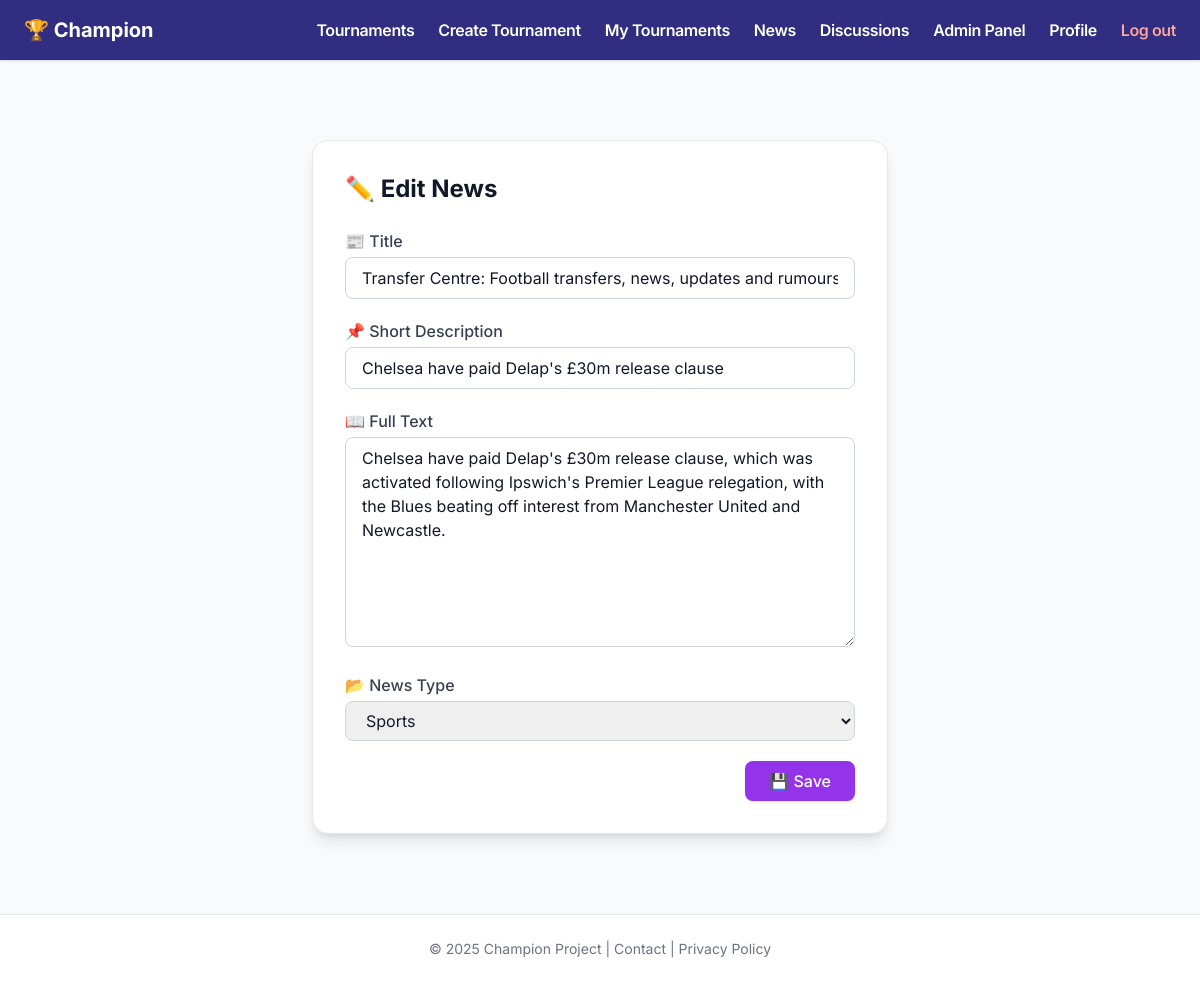
/news/1/edit (signed in), run on the app's committed database.
### app/models.py (models this page shows)
class News(db.Model):
    id = db.Column(db.Integer, primary_key=True)
    title = db.Column(db.String(200), nullable=False)
    short_description = db.Column(db.String(300), nullable=False)
    content = db.Column(db.Text, nullable=False)
    news_type = db.Column(db.String(50))
    created_at = db.Column(db.DateTime, default=datetime.utcnow)

### app/routes.py (the view, shortened to what this page needs)
@app.route('/news/<int:news_id>/edit', methods=['GET', 'POST'])
@login_required
def edit_news(news_id):
    if current_user.role not in ['admin', 'king']:
        return "Доступ запрещён", 403
    news = News.query.get_or_404(news_id)
    return render_template('edit_news.html', news=news)

### app/__init__.py (called while the page is built)
@app.context_processor
def inject_translations():
    return dict(_=_)

@login_manager.user_loader
def load_user(user_id):
    return User.query.get(int(user_id))

### app/templates/edit_news.html (shortened to what this page needs)
{% extends "base.html" %}
{% block content %}
<div class="max-w-xl mx-auto mt-10 bg-white p-8 rounded-2xl shadow-lg border border-gray-200 animate-fade-in">
  <h1 class="text-2xl font-bold mb-6 text-gray-900 flex items-center gap-2">
    ✏️ {{ _('Edit News') }}
  </h1>
  <form method="POST" class="flex flex-col gap-5">
    <div>
      <label for="title" class="block font-medium text-gray-700 mb-1">📰 {{ _('Title') }}</label>
      <input type="text" name="title" id="title" value="{{ news.title }}" required
             class="w-full px-4 py-2 border border-gray-300 rounded-lg text-base focus:ring-2 focus:ring-indigo-500 outline-none">
    </div>
    <div>
      <label for="short_description" class="block font-medium text-gray-700 mb-1">📌 {{ _('Short Description') }}</label>
      <input type="text" name="short_description" id="short_description" value="{{ news.short_description }}" required
             class="w-full px-4 py-2 border border-gray-300 rounded-lg text-base focus:ring-2 focus:ring-indigo-500 outline-none">
    </div>
    <div>
      <label for="content" class="block font-medium text-gray-700 mb-1">📖 {{ _('Full Text') }}</label>
      <textarea name="content" id="content" rows="8" required
                class="w-full px-4 py-2 border border-gray-300 rounded-lg text-base focus:ring-2 focus:ring-indigo-500 outline-none">{{ news.content }}</textarea>
    </div>
    <div>
      <label for="news_type" class="block font-medium text-gray-700 mb-1">📂 {{ _('News Type') }}</label>
      <select name="news_type" id="news_type"
              class="w-full px-4 py-2 border border-gray-300 rounded-lg text-base focus:ring-2 focus:ring-indigo-500 outline-none">
        <option value="спорт" {% if news.news_type == 'спорт' %}selected{% endif %}>{{ _('Sports') }}</option>
      </select>
    </div>
    <div class="text-right">
      <button type="submit"
              class="bg-purple-600 hover:bg-purple-700 text-white px-6 py-2 rounded-lg font-medium shadow transition">
        💾 {{ _('Save') }}
      </button>
    </div>
  </form>
</div>
{% endblock %}

### app/templates/base.html (style rules this page uses)
body { font-family: 'Inter', sans-serif; -webkit-font-smoothing: antialiased; -moz-osx-font-smoothing: grayscale; }

### data on the page
News: title "Transfer Centre: Football transfers, news, updates and rumours", short_description "Chelsea have paid Delap's £30m release clause", content "Chelsea have paid Delap's £30m release clause, which was activated following Ipswich's Premier League relegation, with the Blues beating off interest from Manchester United and Newcastle.", news_type "Sports"
